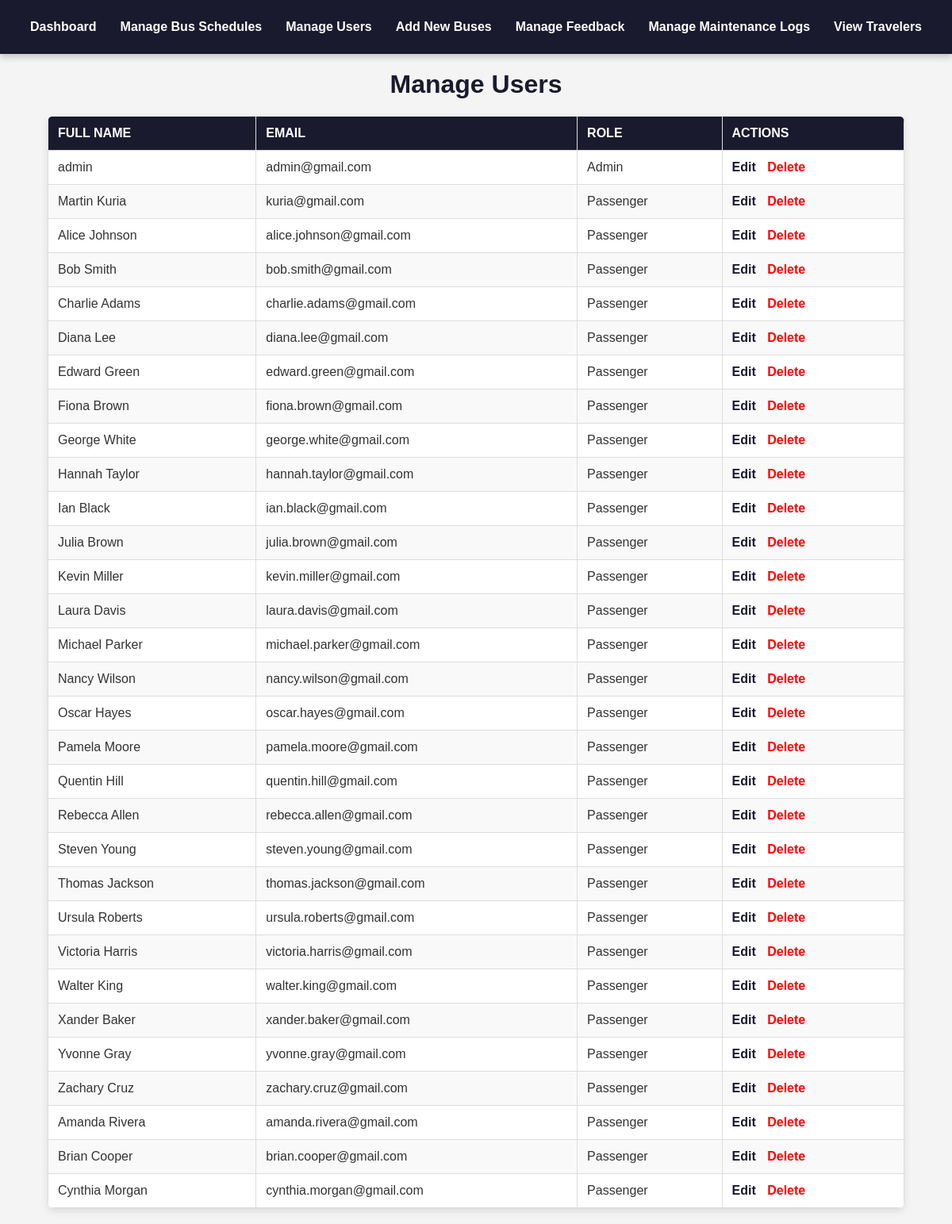
Screenshot of /colo/backend/manage_users.php with the database file from the repository.
### tables this page shows
CREATE TABLE `users` (
  `UserID` int(11) NOT NULL,
  `RoleID` int(11) DEFAULT NULL,
  `FullName` varchar(100) NOT NULL,
  `Email` varchar(100) NOT NULL,
  `PasswordHash` varchar(255) NOT NULL,
  `PhoneNumber` varchar(15) DEFAULT NULL
);

CREATE TABLE `roles` (
  `RoleID` int(11) NOT NULL,
  `RoleName` varchar(50) NOT NULL
);

### colo/backend/manage_users.php (the view, shortened to what this page needs)
<?php require 'db_connection.php'; ?>
<!DOCTYPE html>
<html lang="en">
<head>
    <link rel="stylesheet" href="../styles/manage_users.css">
</head>
<body>
<div class="dashboard-links">
        <a href="admin_dashboard.php">Dashboard</a>
        <a href="bus_schedule_management.php">Manage Bus Schedules</a>
        <a href="manage_users.php">Manage Users</a>
        <a href="bus_management.php">Add New Buses</a>
        <a href="feedback_management.php">Manage Feedback</a>
        <a href="maintenance_logs.php">Manage Maintenance Logs</a>
        <a href="view_travelers.php">View Travelers</a>
    </div>
    <h1>Manage Users</h1>
    <table>
        <thead>
            <tr>
                <th>Full Name</th>
                <th>Email</th>
                <th>Role</th>
                <th>Actions</th>
            </tr>
        </thead>
        <tbody>
            <?php
            $result = $conn->query("SELECT Users.UserID, FullName, Email, RoleName FROM Users INNER JOIN Roles ON Users.RoleID = Roles.RoleID");
            while ($row = $result->fetch_assoc()) {
                echo "
                    <tr>
                        <td>{$row['FullName']}</td>
                        <td>{$row['Email']}</td>
                        <td>{$row['RoleName']}</td>
                        <td>
                            <a href='edit_user.php?userid={$row['UserID']}'>Edit</a>
                            <a href='delete_user.php?userid={$row['UserID']}' onclick=\"return confirm('Are you sure?')\">Delete</a>
                        </td>
                    </tr>
                ";
            }
            ?>
        </tbody>
    </table>
</body>
</html>

### colo/backend/styles/manage_users.css (style rules this page uses)
body { font-family: 'Arial', sans-serif; margin: 0; padding: 0; background-color: #f4f4f4; color: #333; text-align: center; }
.dashboard-links { display: flex; justify-content: center; background-color: #1a1a2e; padding: 15px; box-shadow: 0px 4px 8px rgba(0, 0, 0, 0.2); }
.dashboard-links a { color: white; text-decoration: none; font-weight: bold; font-size: 16px; padding: 10px 15px; transition: all 0.3s ease-in-out; }
h1 { margin-top: 20px; color: #1a1a2e; }
table { width: 90%; margin: 20px auto; border-collapse: collapse; background: white; box-shadow: 0px 4px 10px rgba(0, 0, 0, 0.1); border-radius: 8px; overflow: hidden; }
table th, table td { padding: 12px; border: 1px solid #ddd; text-align: left; }
table th { background-color: #1a1a2e; color: white; text-transform: uppercase; }
table tr:nth-child(even) { background-color: #f9f9f9; }
table td a { color: #1a1a2e; text-decoration: none; font-weight: bold; margin-right: 10px; transition: all 0.3s ease-in-out; }
table td a:last-child { color: red; }

### rows the page displays
users: FullName "admin", Email "admin@gmail.com", RoleID.RoleName "Admin"
users: FullName "Martin Kuria", Email "kuria@gmail.com", RoleID.RoleName "Passenger"
users: FullName "Alice Johnson", Email "alice.johnson@gmail.com", RoleID.RoleName "Passenger"
users: FullName "Bob Smith", Email "bob.smith@gmail.com", RoleID.RoleName "Passenger"
users: FullName "Charlie Adams", Email "charlie.adams@gmail.com", RoleID.RoleName "Passenger"
users: FullName "Diana Lee", Email "diana.lee@gmail.com", RoleID.RoleName "Passenger"
users: FullName "Edward Green", Email "edward.green@gmail.com", RoleID.RoleName "Passenger"
users: FullName "Fiona Brown", Email "fiona.brown@gmail.com", RoleID.RoleName "Passenger"
users: FullName "George White", Email "george.white@gmail.com", RoleID.RoleName "Passenger"
users: FullName "Hannah Taylor", Email "hannah.taylor@gmail.com", RoleID.RoleName "Passenger"
users: FullName "Ian Black", Email "ian.black@gmail.com", RoleID.RoleName "Passenger"
users: FullName "Julia Brown", Email "julia.brown@gmail.com", RoleID.RoleName "Passenger"
users: FullName "Kevin Miller", Email "kevin.miller@gmail.com", RoleID.RoleName "Passenger"
users: FullName "Laura Davis", Email "laura.davis@gmail.com", RoleID.RoleName "Passenger"
users: FullName "Michael Parker", Email "michael.parker@gmail.com", RoleID.RoleName "Passenger"
users: FullName "Nancy Wilson", Email "nancy.wilson@gmail.com", RoleID.RoleName "Passenger"
users: FullName "Oscar Hayes", Email "oscar.hayes@gmail.com", RoleID.RoleName "Passenger"
users: FullName "Pamela Moore", Email "pamela.moore@gmail.com", RoleID.RoleName "Passenger"
users: FullName "Quentin Hill", Email "quentin.hill@gmail.com", RoleID.RoleName "Passenger"
users: FullName "Rebecca Allen", Email "rebecca.allen@gmail.com", RoleID.RoleName "Passenger"
users: FullName "Steven Young", Email "steven.young@gmail.com", RoleID.RoleName "Passenger"
users: FullName "Thomas Jackson", Email "thomas.jackson@gmail.com", RoleID.RoleName "Passenger"
users: FullName "Ursula Roberts", Email "ursula.roberts@gmail.com", RoleID.RoleName "Passenger"
users: FullName "Victoria Harris", Email "victoria.harris@gmail.com", RoleID.RoleName "Passenger"
users: FullName "Walter King", Email "walter.king@gmail.com", RoleID.RoleName "Passenger"
users: FullName "Xander Baker", Email "xander.baker@gmail.com", RoleID.RoleName "Passenger"
users: FullName "Yvonne Gray", Email "yvonne.gray@gmail.com", RoleID.RoleName "Passenger"
users: FullName "Zachary Cruz", Email "zachary.cruz@gmail.com", RoleID.RoleName "Passenger"
users: FullName "Amanda Rivera", Email "amanda.rivera@gmail.com", RoleID.RoleName "Passenger"
users: FullName "Brian Cooper", Email "brian.cooper@gmail.com", RoleID.RoleName "Passenger"
users: FullName "Cynthia Morgan", Email "cynthia.morgan@gmail.com", RoleID.RoleName "Passenger"
